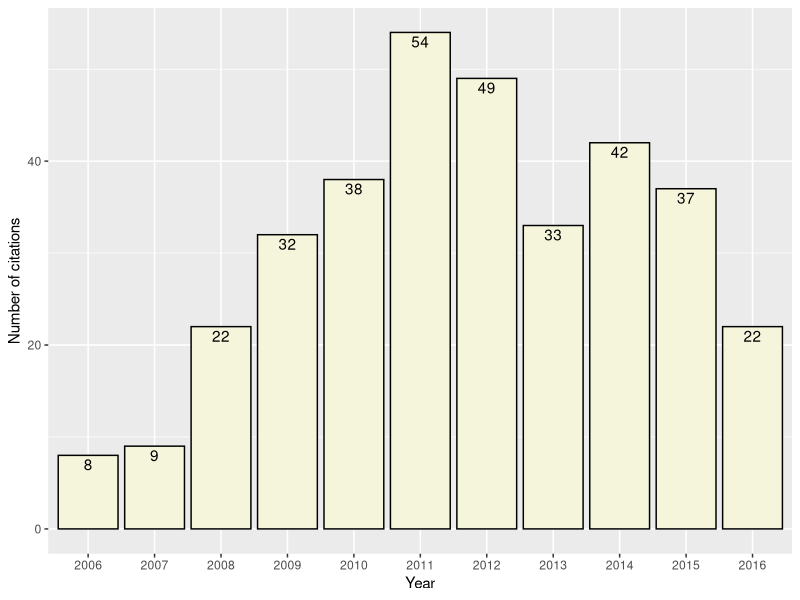
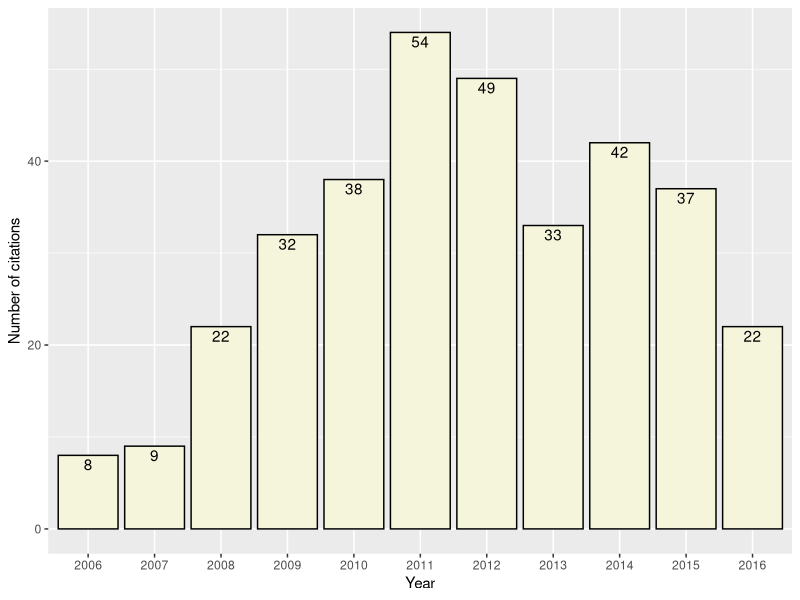

The R source for these figures, in order:
library(ggplot2)
library(reshape2)
x <- read.csv('pubcounts.csv', header=TRUE)
ggplot(x, aes(x=as.factor(year),y=cdk2))+
  geom_bar(stat='identity', fill='beige', colour='black', position='dodge')+
  geom_text(aes(label=cdk2,x=as.factor(year),y=cdk2, ymax=cdk2),vjust=1.25,
            position = position_dodge(width=1))+
  xlab("Year")+ylab("Number of citations")#+ylim(c(0, 60))
ggsave("cdk-paper-citation-growth.png")
